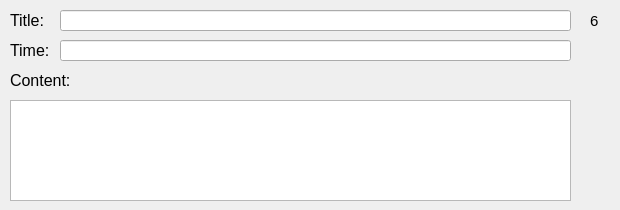
        <widget class="QWidget" name="Page6_2">
         <widget class="QLabel" name="label_64">
          <property name="geometry">
           <rect>
            <x>10</x>
            <y>10</y>
            <width>41</width>
            <height>21</height>
           </rect>
          </property>
          <property name="font">
           <font>
            <pointsize>12</pointsize>
           </font>
          </property>
          <property name="text">
           <string>Title:</string>
          </property>
         </widget>
         <widget class="QLabel" name="label_65">
          <property name="geometry">
           <rect>
            <x>10</x>
            <y>40</y>
            <width>41</width>
            <height>21</height>
           </rect>
          </property>
          <property name="font">
           <font>
            <pointsize>12</pointsize>
           </font>
          </property>
          <property name="text">
           <string>Time:</string>
          </property>
         </widget>
         <widget class="QLineEdit" name="title_16">
          <property name="geometry">
           <rect>
            <x>60</x>
            <y>10</y>
            <width>511</width>
            <height>21</height>
           </rect>
          </property>
          <property name="readOnly">
           <bool>true</bool>
          </property>
         </widget>
         <widget class="QLineEdit" name="time_16">
          <property name="geometry">
           <rect>
            <x>60</x>
            <y>40</y>
            <width>511</width>
            <height>21</height>
           </rect>
          </property>
          <property name="readOnly">
           <bool>true</bool>
          </property>
         </widget>
         <widget class="QLabel" name="label_66">
          <property name="geometry">
           <rect>
            <x>10</x>
            <y>70</y>
            <width>71</width>
            <height>21</height>
           </rect>
          </property>
          <property name="font">
           <font>
            <pointsize>12</pointsize>
           </font>
          </property>
          <property name="text">
           <string>Content:</string>
          </property>
         </widget>
         <widget class="QLabel" name="label_67">
          <property name="geometry">
           <rect>
            <x>590</x>
            <y>10</y>
            <width>21</width>
            <height>21</height>
           </rect>
          </property>
          <property name="font">
           <font>
            <pointsize>11</pointsize>
           </font>
          </property>
          <property name="layoutDirection">
           <enum>Qt::LeftToRight</enum>
          </property>
          <property name="frameShape">
           <enum>QFrame::NoFrame</enum>
          </property>
          <property name="text">
           <string>6</string>
          </property>
         </widget>
         <widget class="QPlainTextEdit" name="plainTextEdit_16">
          <property name="geometry">
           <rect>
            <x>10</x>
            <y>100</y>
            <width>561</width>
            <height>101</height>
           </rect>
          </property>
          <property name="readOnly">
           <bool>true</bool>
          </property>
         </widget>
        </widget>
